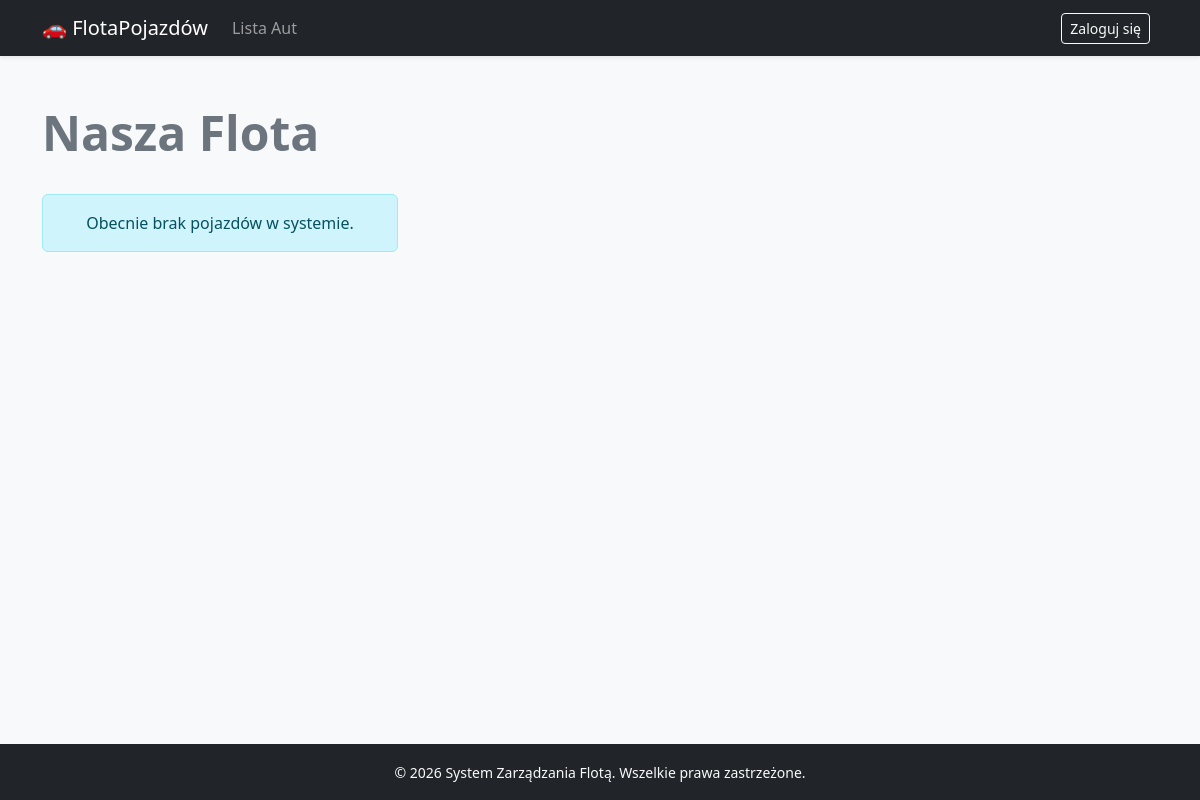
The app's page /, older data.
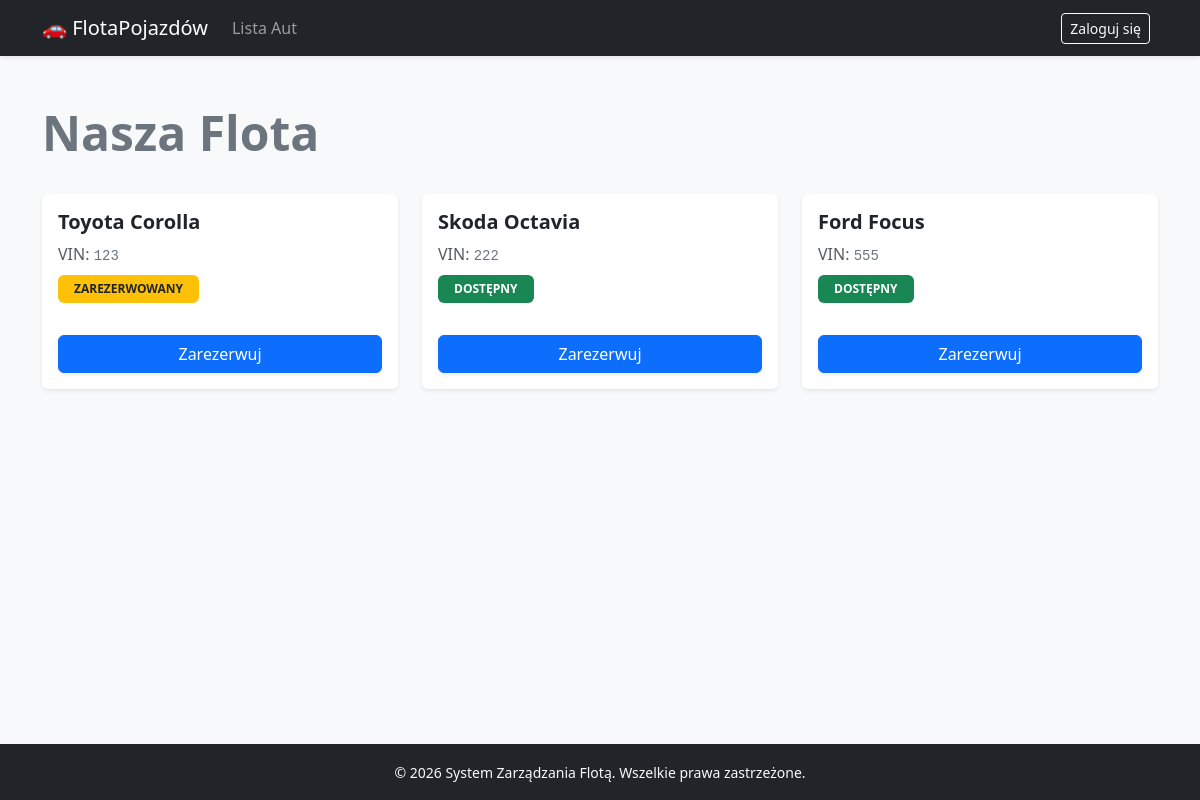
The same page, newer data.
### fleet/models.py (models this page shows, shortened)
class Vehicle(models.Model):
    STATUS_CHOICES = [
        ('dostępny', 'Dostępny'),
        ('naprawa', 'W naprawie'),
        ('zarezerwowany', 'Zarezerwowany'),
    ]
    marka = models.CharField(max_length=50)
    model = models.CharField(max_length=50)
    vin = models.CharField(max_length=17, unique=True)
    rok = models.IntegerField()
    status = models.CharField(max_length=20, choices=STATUS_CHOICES, default='dostępny')

### fleet/views.py (the view)
# urls.py: path('', views.index, name='index'),
def index(request):
    vehicles = Vehicle.objects.all()
    return render(request, 'fleet/index.html', {'vehicles': vehicles})

### fleet/templates/fleet/index.html (shortened to what this page needs)
{% extends 'fleet/base.html' %}
{% block content %}
<div class="d-flex justify-content-between align-items-center mb-4">
    <h1 class="display-5 fw-bold text-secondary">Nasza Flota</h1>
</div>
<div class="row row-cols-1 row-cols-md-3 g-4">
    {% for car in vehicles %}
    <div class="col">
        <div class="card h-100 shadow-sm border-0">
            <div class="card-body">
                <h5 class="card-title fw-bold text-dark">{{ car.marka }} {{ car.model }}</h5>
                <p class="text-muted mb-2">VIN: <code class="text-secondary">{{ car.vin }}</code></p>
                <span class="badge {% if car.status == 'dostępny' %}bg-success{% else %}bg-warning text-dark{% endif %} px-3 py-2 mb-3 text-uppercase">
                    {{ car.status }}
                </span>
            </div>
            <div class="card-footer bg-transparent border-0 pt-0 pb-3">
                <a href="{% url 'car_detail' car.id %}" class="btn btn-primary w-100 shadow-sm">Zarezerwuj</a>
            </div>
        </div>
    </div>
    {% empty %}
    <div class="col-12">
        <div class="alert alert-info text-center" role="alert">
            Obecnie brak pojazdów w systemie.
        </div>
    </div>
    {% endfor %}
</div>
{% endblock %}

### fleet/templates/fleet/base.html (shortened to what this page needs)
<!DOCTYPE html>
<html lang="pl">
<head>
    <link href="https://cdn.jsdelivr.net/npm/bootstrap@5.3.0/dist/css/bootstrap.min.css" rel="stylesheet">
</head>
<body class="bg-light">
    <nav class="navbar navbar-expand-lg navbar-dark bg-dark shadow-sm">
        <div class="container">
            <a class="navbar-brand" href="{% url 'index' %}">🚗 FlotaPojazdów</a>
            <div class="collapse navbar-collapse" id="navbarNav">
                <ul class="navbar-nav me-auto">
                    <li class="nav-item">
                        <a class="nav-link" href="{% url 'index' %}">Lista Aut</a>
                    </li>
                </ul>
                <div class="navbar-nav">
                    {% if user.is_authenticated %}
                        <span class="nav-item nav-link text-light me-3">Cześć, <strong>{{ user.username }}</strong>!</span>
                        <a class="btn btn-outline-light btn-sm" href="/admin/">Panel Admina</a>
                    {% else %}
                        <a class="btn btn-outline-light btn-sm me-2" href="/admin/login/">Zaloguj się</a>
                    {% endif %}
                </div>
            </div>
        </div>
    </nav>
    <main class="container py-5">
        {% block content %}
        {% endblock %}
    </main>
    <footer class="bg-dark text-light text-center py-3 mt-auto">
        <div class="container">
            <small>&copy; 2026 System Zarządzania Flotą. Wszelkie prawa zastrzeżone.</small>
        </div>
    </footer>
</body>
</html>

### fleet/templates/fleet/base.html (style rules this page uses)
body { display: flex; flex-direction: column; min-height: 100vh; }
main { flex: 1; }

Row changes from the older to the newer data that the page shows:
added Vehicle: marka "Toyota", model "Corolla", vin "123", status "ZAREZERWOWANY"
added Vehicle: marka "Skoda", model "Octavia", vin "222", status "DOSTĘPNY"
added Vehicle: marka "Ford", model "Focus", vin "555", status "DOSTĘPNY"
Text that changed along with them:
text no longer shown: "Obecnie brak pojazdów w systemie."
